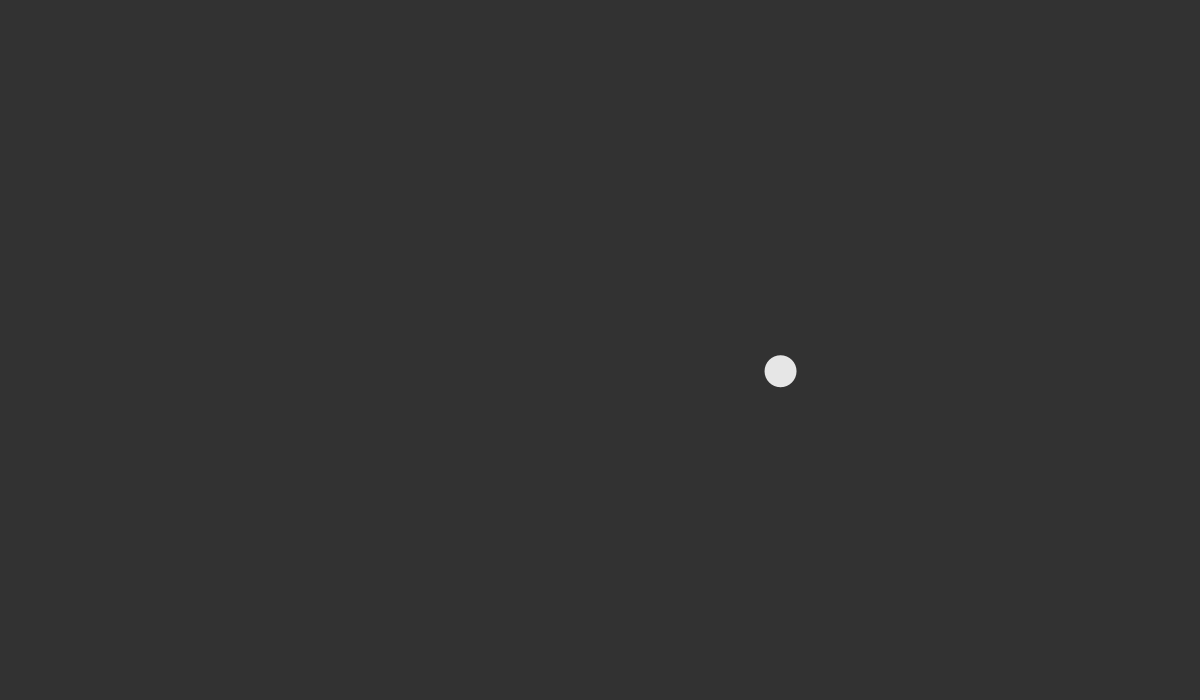
Frame 1 (no input)
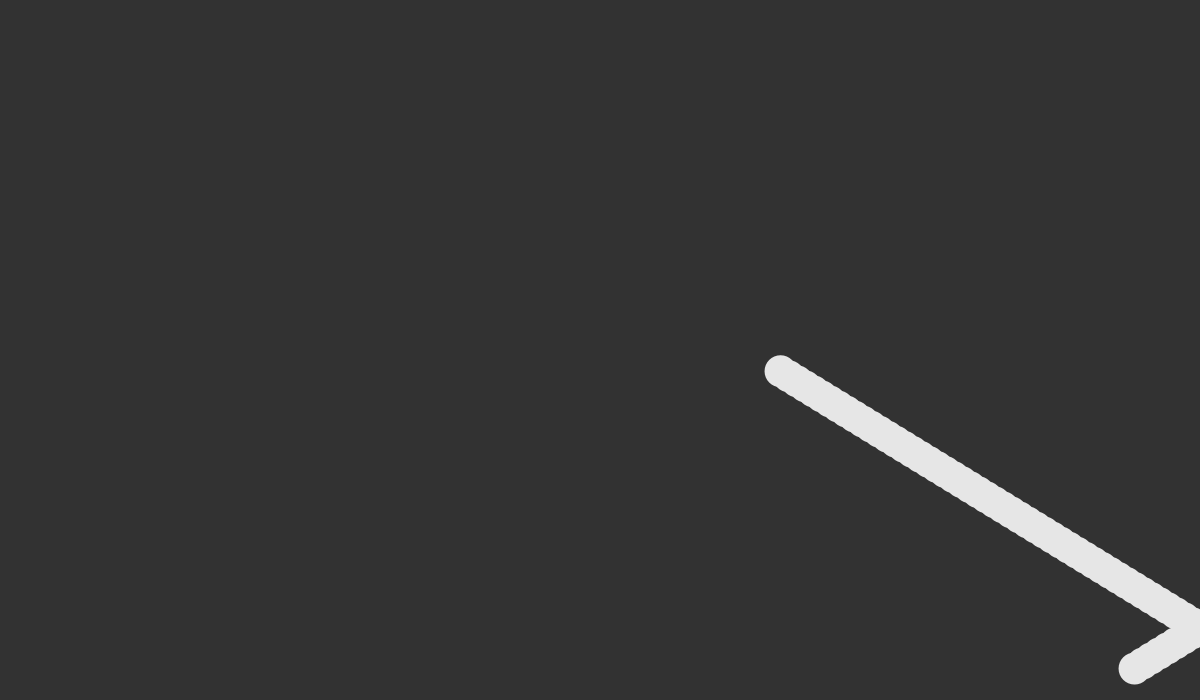
Frame 60 (the mouse pressed at the canvas centre just before this capture)
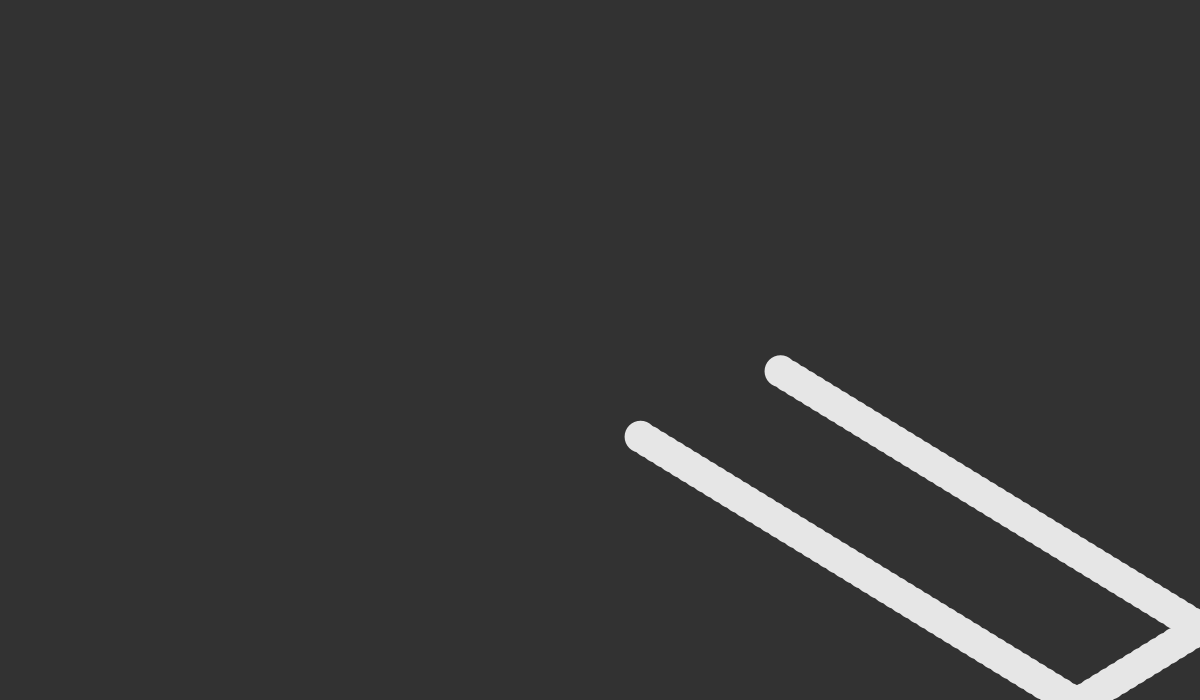
Frame 120 (the mouse held since frame 60 and released just before this capture)

The Processing sketch that drew these frames (run headless with seeded random() and noise(); from frame 60 on, the mouse is pressed at the canvas centre):

// Processing sketch: sketch3
// ── sketch3.pde
float vx = random(5,10);
float vy = random(4,8);
float px = random(400, 800);
float py = random(300, 600);

void setup(){
  size(1200,700);
  background(50);
  noStroke();
}

void draw(){
//  background(50);
  fill(230);
  ellipse(px, py, 32, 32);
  // change position
  px += vx;
  py += vy;
  //change dir
  if (px>=width || px<= 0){
   vx = -vx;
  }
  if (py>=height || py<= 0){
   vy = -vy;
  }
}
